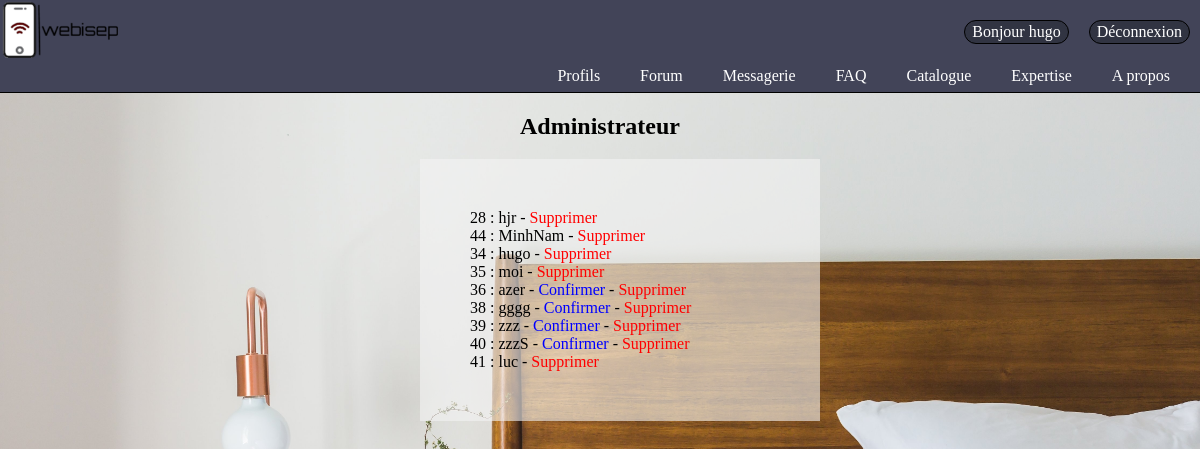
The page /index.php?action=administration (signed in) on the database its author committed.
### tables this page shows
CREATE TABLE IF NOT EXISTS `membres` (
  `id` int(11) NOT NULL AUTO_INCREMENT,
  `pseudo` varchar(255) NOT NULL,
  `mail` varchar(255) NOT NULL,
  `motdepasse` text NOT NULL,
  `confirmkey` varchar(255) NOT NULL,
  `confirme` int(1) NOT NULL DEFAULT '0',
  `nom` varchar(255) NOT NULL,
  `prenom` varchar(255) NOT NULL,
  `adresse` text NOT NULL,
  `codepostal` int(11) NOT NULL,
  `ville` text NOT NULL,
  `admin` int(11) NOT NULL DEFAULT '0',
  `fav` int(11) DEFAULT NULL,
  PRIMARY KEY (`id`)
);

### controllers/controller.php (called while the page is built, shortened)
<?php
function administration(){
    $bdd=bdd();
    $membres = $bdd->query('SELECT * FROM membres');
    include "views/Administration.php";
}
?>

### views/Administration.php (the view, shortened to what this page needs)
<?php include 'General.php' ?>
<html>
	<head>
		 <link rel="stylesheet" href="design/ProfilAdmin.css" />
	</head>
	<body>
			<h2>Administrateur</h2>
			<ul>
				<div class="boite">
					<?php while($m = $membres->fetch()) { ?>
					<li><?= $m['id'] ?> : <?= $m['pseudo'] ?><?php if ($m['confirme'] == 0) { ?> - <a class="confirm" href="index.php?action=administration&confirme=<?= $m['id']?>">Confirmer </a> <?php } ?>
					- <a class="delete" href="index.php?action=administration&delete=<?= $m['id']?>">Supprimer </a></li>
					<?php } ?>
				</div>
			</ul>
	</body>
</html>

### design/ProfilAdmin.css (style rules this page uses)
h2 { text-align: center; }
body { width: 100%; height: 400px; background-image:url(../image/bedroom.jpg); background-size:cover; background-repeat:no-repeat; background-attachment:fixed; }
.boite { margin-right: auto; margin-left: auto; width: 300px; background-color: rgba(243, 243, 243, 0.6); padding: 50px; }
li { list-style-type: none; }
li a { text-decoration: none; color: black; }
.delete { color:red; }
.confirm { color: blue; }

### rows shown on the page
membres: id "28", pseudo "hjr"
membres: id "44", pseudo "MinhNam"
membres: id "34", pseudo "hugo"
membres: id "35", pseudo "moi"
membres: id "36", pseudo "azer"
membres: id "38", pseudo "gggg"
membres: id "39", pseudo "zzz"
membres: id "40", pseudo "zzzS"
membres: id "41", pseudo "luc"

### other values the page prints
$_SESSION['pseudo'] "hugo"
